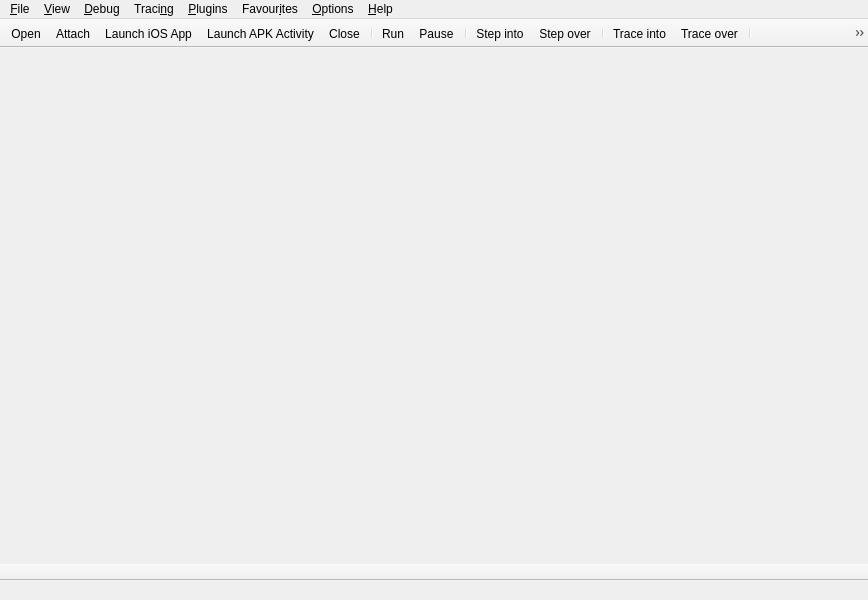
<?xml version="1.0" encoding="UTF-8"?>
<ui version="4.0">
 <class>MainWindow</class>
 <widget class="QMainWindow" name="MainWindow">
  <property name="geometry">
   <rect>
    <x>0</x>
    <y>0</y>
    <width>868</width>
    <height>600</height>
   </rect>
  </property>
  <property name="contextMenuPolicy">
   <enum>Qt::NoContextMenu</enum>
  </property>
  <property name="windowTitle">
   <string>x64dbg</string>
  </property>
  <widget class="QWidget" name="centralWidget"/>
  <widget class="QMenuBar" name="menuBar">
   <property name="geometry">
    <rect>
     <x>0</x>
     <y>0</y>
     <width>868</width>
     <height>22</height>
    </rect>
   </property>
   <widget class="QMenu" name="menuFile">
    <property name="title">
     <string>&amp;File</string>
    </property>
    <widget class="QMenu" name="menuRecentFiles">
     <property name="title">
      <string>&amp;Recent Files</string>
     </property>
     <property name="icon">
      <iconset resource="../../resource.qrc">
       <normaloff>:/icons/images/recentfiles.png</normaloff>:/icons/images/recentfiles.png</iconset>
     </property>
     <addaction name="separator"/>
    </widget>
    <addaction name="actionOpen"/>
    <addaction name="actionLaunch_iOS_App"/>
    <addaction name="actionLaunch_APK_Activity"/>
    <addaction name="menuRecentFiles"/>
    <addaction name="actionAttach"/>
    <addaction name="actionDetach"/>
    <addaction name="separator"/>
    <addaction name="actionPython_script"/>
    <addaction name="actionADCpp_script"/>
    <addaction name="actionADCpp_module"/>
    <addaction name="separator"/>
    <addaction name="actionCompile_adcpp"/>
    <addaction name="separator"/>
    <addaction name="actionExit"/>
   </widget>
   <widget class="QMenu" name="menuView">
    <property name="title">
     <string>&amp;View</string>
    </property>
    <addaction name="actionCpu"/>
    <addaction name="actionLog"/>
    <addaction name="actionNotes"/>
    <addaction name="actionBreakpoints"/>
    <addaction name="actionCallStack"/>
    <addaction name="actionModules"/>
    <addaction name="actionThreads"/>
    <addaction name="actionTrace"/>
    <addaction name="actionComments"/>
    <addaction name="actionLabels"/>
    <addaction name="actionBookmarks"/>
    <addaction name="actionPatches_2"/>
    <addaction name="actionFunctions"/>
    <addaction name="actionCommand"/>
    <addaction name="separator"/>
    <addaction name="actionPreviousTab"/>
    <addaction name="actionNextTab"/>
    <addaction name="actionPreviousView"/>
    <addaction name="actionNextView"/>
    <addaction name="actionHideTab"/>
   </widget>
   <widget class="QMenu" name="menuDebug">
    <property name="title">
     <string>&amp;Debug</string>
    </property>
    <addaction name="actionRun"/>
    <addaction name="actionRunSelection"/>
    <addaction name="actionPause"/>
    <addaction name="actionClose"/>
    <addaction name="separator"/>
    <addaction name="actionStepInto"/>
    <addaction name="actionStepOver"/>
    <addaction name="separator"/>
    <addaction name="actionExecute_till_bbend"/>
    <addaction name="actionRtr"/>
    <addaction name="separator"/>
   </widget>
   <widget class="QMenu" name="menuHelp">
    <property name="title">
     <string>&amp;Help</string>
    </property>
    <addaction name="actionCalculator"/>
    <addaction name="actionCheckUpdates"/>
    <addaction name="actionBlog"/>
    <addaction name="actionReportBug"/>
    <addaction name="separator"/>
    <addaction name="actionFaq"/>
    <addaction name="actionAbout"/>
   </widget>
   <widget class="QMenu" name="menuPlugins">
    <property name="enabled">
     <bool>true</bool>
    </property>
    <property name="title">
     <string>&amp;Plugins</string>
    </property>
    <addaction name="actionADPManager"/>
    <addaction name="separator"/>
   </widget>
   <widget class="QMenu" name="menuOptions">
    <property name="title">
     <string>&amp;Options</string>
    </property>
    <widget class="QMenu" name="menuTheme">
     <property name="title">
      <string>&amp;Theme</string>
     </property>
     <addaction name="actionDefaultTheme"/>
    </widget>
    <addaction name="actionSettings"/>
    <addaction name="actionAppearance"/>
    <addaction name="actionShortcuts"/>
    <addaction name="actionCustomizeMenus"/>
    <addaction name="actionTopmost"/>
    <addaction name="actionReloadStylesheet"/>
    <addaction name="actionImportSettings"/>
    <addaction name="menuTheme"/>
   </widget>
   <widget class="QMenu" name="menuFavourites">
    <property name="title">
     <string>Favour&amp;ites</string>
    </property>
   </widget>
   <widget class="QMenu" name="menu_Trace">
    <property name="enabled">
     <bool>true</bool>
    </property>
    <property name="title">
     <string>Traci&amp;ng</string>
    </property>
    <addaction name="actionAnimateInto"/>
    <addaction name="actionAnimateOver"/>
    <addaction name="separator"/>
    <addaction name="actionTicnd"/>
    <addaction name="actionTocnd"/>
   </widget>
   <addaction name="menuFile"/>
   <addaction name="menuView"/>
   <addaction name="menuDebug"/>
   <addaction name="menu_Trace"/>
   <addaction name="menuPlugins"/>
   <addaction name="menuFavourites"/>
   <addaction name="menuOptions"/>
   <addaction name="menuHelp"/>
  </widget>
  <widget class="QToolBar" name="mainToolBar">
   <property name="windowTitle">
    <string>Toolbar</string>
   </property>
   <property name="movable">
    <bool>false</bool>
   </property>
   <property name="iconSize">
    <size>
     <width>16</width>
     <height>16</height>
    </size>
   </property>
   <attribute name="toolBarArea">
    <enum>TopToolBarArea</enum>
   </attribute>
   <attribute name="toolBarBreak">
    <bool>false</bool>
   </attribute>
   <addaction name="actionOpen"/>
   <addaction name="actionAttach"/>
   <addaction name="actionLaunch_iOS_App"/>
   <addaction name="actionLaunch_APK_Activity"/>
   <addaction name="actionClose"/>
   <addaction name="separator"/>
   <addaction name="actionRun"/>
   <addaction name="actionPause"/>
   <addaction name="separator"/>
   <addaction name="actionStepInto"/>
   <addaction name="actionStepOver"/>
   <addaction name="separator"/>
   <addaction name="actionTicnd"/>
   <addaction name="actionTocnd"/>
   <addaction name="separator"/>
   <addaction name="actionExecute_till_bbend"/>
   <addaction name="actionRtr"/>
   <addaction name="separator"/>
   <addaction name="actionPatchFile"/>
   <addaction name="actionComments"/>
   <addaction name="actionBookmarks"/>
   <addaction name="actionFunctions"/>
   <addaction name="separator"/>
   <addaction name="actionCalculator"/>
   <addaction name="actionCheckUpdates"/>
  </widget>
  <widget class="QStatusBar" name="statusBar">
   <property name="sizeGripEnabled">
    <bool>false</bool>
   </property>
  </widget>
  <widget class="QToolBar" name="cmdBar">
   <property name="windowTitle">
    <string>CommandBar</string>
   </property>
   <property name="movable">
    <bool>false</bool>
   </property>
   <property name="allowedAreas">
    <set>Qt::BottomToolBarArea</set>
   </property>
   <attribute name="toolBarArea">
    <enum>BottomToolBarArea</enum>
   </attribute>
   <attribute name="toolBarBreak">
    <bool>false</bool>
   </attribute>
  </widget>
  <action name="actionOpen">
   <property name="icon">
    <iconset resource="../../resource.qrc">
     <normaloff>:/icons/images/folder-horizontal-open.png</normaloff>:/icons/images/folder-horizontal-open.png</iconset>
   </property>
   <property name="text">
    <string>&amp;Open</string>
   </property>
  </action>
  <action name="actionExit">
   <property name="icon">
    <iconset resource="../../resource.qrc">
     <normaloff>:/icons/images/control-exit.png</normaloff>:/icons/images/control-exit.png</iconset>
   </property>
   <property name="text">
    <string>E&amp;xit</string>
   </property>
  </action>
  <action name="actionRun">
   <property name="icon">
    <iconset resource="../../resource.qrc">
     <normaloff>:/icons/images/arrow-run.png</normaloff>:/icons/images/arrow-run.png</iconset>
   </property>
   <property name="text">
    <string>&amp;Run</string>
   </property>
  </action>
  <action name="actionPause">
   <property name="icon">
    <iconset resource="../../resource.qrc">
     <normaloff>:/icons/images/control-pause.png</normaloff>:/icons/images/control-pause.png</iconset>
   </property>
   <property name="text">
    <string>&amp;Pause</string>
   </property>
  </action>
  <action name="actionRestart">
   <property name="icon">
    <iconset resource="../../resource.qrc">
     <normaloff>:/icons/images/arrow-restart.png</normaloff>:/icons/images/arrow-restart.png</iconset>
   </property>
   <property name="text">
    <string>Re&amp;start</string>
   </property>
  </action>
  <action name="actionClose">
   <property name="icon">
    <iconset resource="../../resource.qrc">
     <normaloff>:/icons/images/control-stop.png</normaloff>:/icons/images/control-stop.png</iconset>
   </property>
   <property name="text">
    <string>&amp;Close</string>
   </property>
  </action>
  <action name="actionStepInto">
   <property name="icon">
    <iconset resource="../../resource.qrc">
     <normaloff>:/icons/images/arrow-step-into.png</normaloff>:/icons/images/arrow-step-into.png</iconset>
   </property>
   <property name="text">
    <string>Step &amp;into</string>
   </property>
  </action>
  <action name="actionStepOver">
   <property name="icon">
    <iconset resource="../../resource.qrc">
     <normaloff>:/icons/images/arrow-step-over.png</normaloff>:/icons/images/arrow-step-over.png</iconset>
   </property>
   <property name="text">
    <string>Step &amp;over</string>
   </property>
  </action>
  <action name="actionCommand">
   <property name="icon">
    <iconset resource="../../resource.qrc">
     <normaloff>:/icons/images/terminal-command.png</normaloff>:/icons/images/terminal-command.png</iconset>
   </property>
   <property name="text">
    <string>Co&amp;mmand</string>
   </property>
  </action>
  <action name="actionRtr">
   <property name="icon">
    <iconset resource="../../resource.qrc">
     <normaloff>:/icons/images/arrow-step-rtr.png</normaloff>:/icons/images/arrow-step-rtr.png</iconset>
   </property>
   <property name="text">
    <string>E&amp;xecute till return</string>
   </property>
  </action>
  <action name="actionMemoryMap">
   <property name="icon">
    <iconset resource="../../resource.qrc">
     <normaloff>:/icons/images/memory-map.png</normaloff>:/icons/images/memory-map.png</iconset>
   </property>
   <property name="text">
    <string>&amp;Memory Map</string>
   </property>
  </action>
  <action name="actionLog">
   <property name="icon">
    <iconset resource="../../resource.qrc">
     <normaloff>:/icons/images/log.png</normaloff>:/icons/images/log.png</iconset>
   </property>
   <property name="text">
    <string>&amp;Log Window</string>
   </property>
  </action>
  <action name="actionAbout">
   <property name="icon">
    <iconset resource="../../resource.qrc">
     <normaloff>:/icons/images/information.png</normaloff>:/icons/images/information.png</iconset>
   </property>
   <property name="text">
    <string>&amp;About</string>
   </property>
  </action>
  <action name="actionScylla">
   <property name="icon">
    <iconset resource="../../resource.qrc">
     <normaloff>:/icons/images/scylla.png</normaloff>:/icons/images/scylla.png</iconset>
   </property>
   <property name="text">
    <string>Scylla</string>
   </property>
  </action>
  <action name="actionBreakpoints">
   <property name="icon">
    <iconset resource="../../resource.qrc">
     <normaloff>:/icons/images/breakpoint.png</normaloff>:/icons/images/breakpoint.png</iconset>
   </property>
   <property name="text">
    <string>&amp;Breakpoints</string>
   </property>
  </action>
  <action name="actioneStepInto">
   <property name="icon">
    <iconset resource="../../resource.qrc">
     <normaloff>:/icons/images/arrow-step-into.png</normaloff>:/icons/images/arrow-step-into.png</iconset>
   </property>
   <property name="text">
    <string>Step into (pass exceptions)</string>
   </property>
  </action>
  <action name="actioneStepOver">
   <property name="icon">
    <iconset resource="../../resource.qrc">
     <normaloff>:/icons/images/arrow-step-over.png</normaloff>:/icons/images/arrow-step-over.png</iconset>
   </property>
   <property name="text">
    <string>Step over (pass exceptions)</string>
   </property>
  </action>
  <action name="actioneRun">
   <property name="icon">
    <iconset resource="../../resource.qrc">
     <normaloff>:/icons/images/arrow-run.png</normaloff>:/icons/images/arrow-run.png</iconset>
   </property>
   <property name="text">
    <string>Run (pass exceptions)</string>
   </property>
  </action>
  <action name="actioneRtr">
   <property name="icon">
    <iconset resource="../../resource.qrc">
     <normaloff>:/icons/images/arrow-step-rtr.png</normaloff>:/icons/images/arrow-step-rtr.png</iconset>
   </property>
   <property name="text">
    <string>Execute till return (pass exceptions)</string>
   </property>
  </action>
  <action name="actionScript">
   <property name="icon">
    <iconset resource="../../resource.qrc">
     <normaloff>:/icons/images/script-code.png</normaloff>:/icons/images/script-code.png</iconset>
   </property>
   <property name="text">
    <string>&amp;Script</string>
   </property>
   <property name="toolTip">
    <string>Script</string>
   </property>
  </action>
  <action name="actionRunSelection">
   <property name="icon">
    <iconset resource="../../resource.qrc">
     <normaloff>:/icons/images/arrow-run-cursor.png</normaloff>:/icons/images/arrow-run-cursor.png</iconset>
   </property>
   <property name="text">
    <string>Run &amp;until selection</string>
   </property>
   <property name="toolTip">
    <string>Run until selection</string>
   </property>
  </action>
  <action name="actionCpu">
   <property name="icon">
    <iconset resource="../../resource.qrc">
     <normaloff>:/icons/images/processor-cpu.png</normaloff>:/icons/images/processor-cpu.png</iconset>
   </property>
   <property name="text">
    <string>&amp;CPU</string>
   </property>
   <property name="toolTip">
    <string>CPU</string>
   </property>
  </action>
  <action name="actionSymbolInfo">
   <property name="icon">
    <iconset resource="../../resource.qrc">
     <normaloff>:/icons/images/pdb.png</normaloff>:/icons/images/pdb.png</iconset>
   </property>
   <property name="text">
    <string>Symbol &amp;Info</string>
   </property>
   <property name="toolTip">
    <string>Symbol Info</string>
   </property>
  </action>
  <action name="actionReferences">
   <property name="icon">
    <iconset resource="../../resource.qrc">
     <normaloff>:/icons/images/search.png</normaloff>:/icons/images/search.png</iconset>
   </property>
   <property name="text">
    <string>&amp;References</string>
   </property>
   <property name="toolTip">
    <string>References</string>
   </property>
  </action>
  <action name="actionThreads">
   <property name="icon">
    <iconset resource="../../resource.qrc">
     <normaloff>:/icons/images/arrow-threads.png</normaloff>:/icons/images/arrow-threads.png</iconset>
   </property>
   <property name="text">
    <string>&amp;Threads</string>
   </property>
   <property name="toolTip">
    <string>Threads</string>
   </property>
  </action>
  <action name="actionSettings">
   <property name="icon">
    <iconset resource="../../resource.qrc">
     <normaloff>:/icons/images/settings.png</normaloff>:/icons/images/settings.png</iconset>
   </property>
   <property name="text">
    <string>&amp;Preferences</string>
   </property>
   <property name="toolTip">
    <string>Settings</string>
   </property>
  </action>
  <action name="actionStrings">
   <property name="icon">
    <iconset resource="../../resource.qrc">
     <normaloff>:/icons/images/strings.png</normaloff>:/icons/images/strings.png</iconset>
   </property>
   <property name="text">
    <string>&amp;Find Strings</string>
   </property>
   <property name="toolTip">
    <string>Find Strings</string>
   </property>
  </action>
  <action name="actionAppearance">
   <property name="icon">
    <iconset resource="../../resource.qrc">
     <normaloff>:/icons/images/color-swatches.png</normaloff>:/icons/images/color-swatches.png</iconset>
   </property>
   <property name="text">
    <string>&amp;Appearance</string>
   </property>
  </action>
  <action name="actionCalls">
   <property name="icon">
    <iconset resource="../../resource.qrc">
     <normaloff>:/icons/images/call.png</normaloff>:/icons/images/call.png</iconset>
   </property>
   <property name="text">
    <string>Find Intermodular Calls</string>
   </property>
   <property name="toolTip">
    <string>Find Intermodular Calls</string>
   </property>
  </action>
  <action name="actionPatchFile">
   <property name="icon">
    <iconset resource="../../resource.qrc">
     <normaloff>:/icons/images/patch.png</normaloff>:/icons/images/patch.png</iconset>
   </property>
   <property name="text">
    <string>Patch file...</string>
   </property>
   <property name="toolTip">
    <string>Patches</string>
   </property>
  </action>
  <action name="actionComments">
   <property name="icon">
    <iconset resource="../../resource.qrc">
     <normaloff>:/icons/images/comments.png</normaloff>:/icons/images/comments.png</iconset>
   </property>
   <property name="text">
    <string>Comments</string>
   </property>
  </action>
  <action name="actionLabels">
   <property name="icon">
    <iconset resource="../../resource.qrc">
     <normaloff>:/icons/images/labels.png</normaloff>:/icons/images/labels.png</iconset>
   </property>
   <property name="text">
    <string>Labels</string>
   </property>
  </action>
  <action name="actionBookmarks">
   <property name="icon">
    <iconset resource="../../resource.qrc">
     <normaloff>:/icons/images/bookmarks.png</normaloff>:/icons/images/bookmarks.png</iconset>
   </property>
   <property name="text">
    <string>Bookmarks</string>
   </property>
  </action>
  <action name="actionFunctions">
   <property name="icon">
    <iconset resource="../../resource.qrc">
     <normaloff>:/icons/images/functions.png</normaloff>:/icons/images/functions.png</iconset>
   </property>
   <property name="text">
    <string>Functions</string>
   </property>
  </action>
  <action name="actionCheckUpdates">
   <property name="icon">
    <iconset resource="../../resource.qrc">
     <normaloff>:/icons/images/update.png</normaloff>:/icons/images/update.png</iconset>
   </property>
   <property name="text">
    <string>Check for &amp;Updates</string>
   </property>
  </action>
  <action name="actionCallStack">
   <property name="icon">
    <iconset resource="../../resource.qrc">
     <normaloff>:/icons/images/callstack.png</normaloff>:/icons/images/callstack.png</iconset>
   </property>
   <property name="text">
    <string>Call Stack</string>
   </property>
   <property name="toolTip">
    <string>Call Stack</string>
   </property>
  </action>
  <action name="actionShortcuts">
   <property name="icon">
    <iconset resource="../../resource.qrc">
     <normaloff>:/icons/images/shortcut.png</normaloff>:/icons/images/shortcut.png</iconset>
   </property>
   <property name="text">
    <string>Shortcuts</string>
   </property>
  </action>
  <action name="actionDonate">
   <property name="icon">
    <iconset resource="../../resource.qrc">
     <normaloff>:/icons/images/donate.png</normaloff>:/icons/images/donate.png</iconset>
   </property>
   <property name="text">
    <string>&amp;Donate</string>
   </property>
   <property name="toolTip">
    <string>Donate</string>
   </property>
  </action>
  <action name="actionCalculator">
   <property name="icon">
    <iconset resource="../../resource.qrc">
     <normaloff>:/icons/images/calculator.png</normaloff>:/icons/images/calculator.png</iconset>
   </property>
   <property name="text">
    <string>Calculator</string>
   </property>
  </action>
  <action name="actionAttach">
   <property name="icon">
    <iconset resource="../../resource.qrc">
     <normaloff>:/icons/images/attach.png</normaloff>:/icons/images/attach.png</iconset>
   </property>
   <property name="text">
    <string>Attach</string>
   </property>
   <property name="toolTip">
    <string>Attach</string>
   </property>
  </action>
  <action name="actionDetach">
   <property name="icon">
    <iconset resource="../../resource.qrc">
     <normaloff>:/icons/images/detach.png</normaloff>:/icons/images/detach.png</iconset>
   </property>
   <property name="text">
    <string>Detach</string>
   </property>
   <property name="toolTip">
    <string>Detach</string>
   </property>
  </action>
  <action name="actionChangeCommandLine">
   <property name="icon">
    <iconset resource="../../resource.qrc">
     <normaloff>:/icons/images/changeargs.png</normaloff>:/icons/images/changeargs.png</iconset>
   </property>
   <property name="text">
    <string>Change Command &amp;Line</string>
   </property>
  </action>
  <action name="actionSkipNextInstruction">
   <property name="icon">
    <iconset resource="../../resource.qrc">
     <normaloff>:/icons/images/arrow-skip.png</normaloff>:/icons/images/arrow-skip.png</iconset>
   </property>
   <property name="text">
    <string>Skip next instruction</string>
   </property>
   <property name="toolTip">
    <string>Skip next instruction</string>
   </property>
  </action>
  <action name="actionTopmost">
   <property name="checkable">
    <bool>true</bool>
   </property>
   <property name="icon">
    <iconset resource="../../resource.qrc">
     <normaloff>:/icons/images/topmost.png</normaloff>:/icons/images/topmost.png</iconset>
   </property>
   <property name="text">
    <string>Topmost</string>
   </property>
   <property name="toolTip">
    <string>Topmost Window</string>
   </property>
  </action>
  <action name="actionReportBug">
   <property name="icon">
    <iconset resource="../../resource.qrc">
     <normaloff>:/icons/images/bug-report.png</normaloff>:/icons/images/bug-report.png</iconset>
   </property>
   <property name="text">
    <string>&amp;Report Bug</string>
   </property>
   <property name="toolTip">
    <string>Report Bug</string>
   </property>
  </action>
  <action name="actionSource">
   <property name="icon">
    <iconset resource="../../resource.qrc">
     <normaloff>:/icons/images/source.png</normaloff>:/icons/images/source.png</iconset>
   </property>
   <property name="text">
    <string>&amp;Source</string>
   </property>
   <property name="toolTip">
    <string>Source</string>
   </property>
  </action>
  <action name="actionManual">
   <property name="icon">
    <iconset resource="../../resource.qrc">
     <normaloff>:/icons/images/win-help.png</normaloff>:/icons/images/win-help.png</iconset>
   </property>
   <property name="text">
    <string>&amp;Manual</string>
   </property>
  </action>
  <action name="actionFaq">
   <property name="icon">
    <iconset resource="../../resource.qrc">
     <normaloff>:/icons/images/faq.png</normaloff>:/icons/images/faq.png</iconset>
   </property>
   <property name="text">
    <string>&amp;FAQ</string>
   </property>
   <property name="toolTip">
    <string>FAQ</string>
   </property>
  </action>
  <action name="actionSEHChain">
   <property name="icon">
    <iconset resource="../../resource.qrc">
     <normaloff>:/icons/images/seh-chain.png</normaloff>:/icons/images/seh-chain.png</iconset>
   </property>
   <property name="text">
    <string>SEH Chain</string>
   </property>
  </action>
  <action name="actionHideDebugger">
   <property name="icon">
    <iconset resource="../../resource.qrc">
     <normaloff>:/icons/images/hide-debugger.png</normaloff>:/icons/images/hide-debugger.png</iconset>
   </property>
   <property name="text">
    <string>Hide debugger (PEB)</string>
   </property>
   <property name="toolTip">
    <string>Hide debugger (PEB)</string>
   </property>
  </action>
  <action name="actionReloadStylesheet">
   <property name="icon">
    <iconset resource="../../resource.qrc">
     <normaloff>:/icons/images/css.png</normaloff>:/icons/images/css.png</iconset>
   </property>
   <property name="text">
    <string>Reload style.css</string>
   </property>
   <property name="toolTip">
    <string>Reload style.css</string>
   </property>
  </action>
  <action name="actionNotes">
   <property name="icon">
    <iconset resource="../../resource.qrc">
     <normaloff>:/icons/images/notes.png</normaloff>:/icons/images/notes.png</iconset>
   </property>
   <property name="text">
    <string>Notes</string>
   </property>
  </action>
  <action name="actionHandles">
   <property name="icon">
    <iconset resource="../../resource.qrc">
     <normaloff>:/icons/images/handles.png</normaloff>:/icons/images/handles.png</iconset>
   </property>
   <property name="text">
    <string>Handles</string>
   </property>
  </action>
  <action name="actionTocnd">
   <property name="enabled">
    <bool>true</bool>
   </property>
   <property name="icon">
    <iconset resource="../../resource.qrc">
     <normaloff>:/icons/images/traceover.png</normaloff>:/icons/images/traceover.png</iconset>
   </property>
   <property name="text">
    <string>Trace over...</string>
   </property>
   <property name="toolTip">
    <string>Trace over...</string>
   </property>
  </action>
  <action name="actionTicnd">
   <property name="enabled">
    <bool>true</bool>
   </property>
   <property name="icon">
    <iconset resource="../../resource.qrc">
     <normaloff>:/icons/images/traceinto.png</normaloff>:/icons/images/traceinto.png</iconset>
   </property>
   <property name="text">
    <string>Trace into...</string>
   </property>
   <property name="toolTip">
    <string>Trace into...</string>
   </property>
  </action>
  <action name="actionTRBit">
   <property name="icon">
    <iconset resource="../../resource.qrc">
     <normaloff>:/icons/images/bit.png</normaloff>:/icons/images/bit.png</iconset>
   </property>
   <property name="text">
    <string>Bit</string>
   </property>
  </action>
  <action name="actionTRByte">
   <property name="icon">
    <iconset resource="../../resource.qrc">
     <normaloff>:/icons/images/byte.png</normaloff>:/icons/images/byte.png</iconset>
   </property>
   <property name="text">
    <string>Byte</string>
   </property>
  </action>
  <action name="actionTRWord">
   <property name="icon">
    <iconset resource="../../resource.qrc">
     <normaloff>:/icons/images/word.png</normaloff>:/icons/images/word.png</iconset>
   </property>
   <property name="text">
    <string>Word</string>
   </property>
  </action>
  <action name="actionTRTIBT">
   <property name="icon">
    <iconset resource="../../resource.qrc">
     <normaloff>:/icons/images/traceinto.png</normaloff>:/icons/images/traceinto.png</iconset>
   </property>
   <property name="text">
    <string>Trace into beyond trace record</string>
   </property>
  </action>
  <action name="actionTRTOBT">
   <property name="icon">
    <iconset resource="../../resource.qrc">
     <normaloff>:/icons/images/traceover.png</normaloff>:/icons/images/traceover.png</iconset>
   </property>
   <property name="text">
    <string>Trace over beyond trace record</string>
   </property>
  </action>
  <action name="actionTRTIIT">
   <property name="icon">
    <iconset resource="../../resource.qrc">
     <normaloff>:/icons/images/arrow-step-into.png</normaloff>:/icons/images/arrow-step-into.png</iconset>
   </property>
   <property name="text">
    <string>Trace into into trace record</string>
   </property>
  </action>
  <action name="actionTRTOIT">
   <property name="icon">
    <iconset resource="../../resource.qrc">
     <normaloff>:/icons/images/arrow-step-over.png</normaloff>:/icons/images/arrow-step-over.png</iconset>
   </property>
   <property name="text">
    <string>Trace over into trace record</string>
   </property>
  </action>
  <action name="actionTRNone">
   <property name="icon">
    <iconset resource="../../resource.qrc">
     <normaloff>:/icons/images/close-all-tabs.png</normaloff>:/icons/images/close-all-tabs.png</iconset>
   </property>
   <property name="text">
    <string>None</string>
   </property>
  </action>
  <action name="actionRtu">
   <property name="icon">
    <iconset resource="../../resource.qrc">
     <normaloff>:/icons/images/runtouser.png</normaloff>:/icons/images/runtouser.png</iconset>
   </property>
   <property name="text">
    <string>Run to &amp;user code</string>
   </property>
  </action>
  <action name="actionRunExpression">
   <property name="icon">
    <iconset resource="../../resource.qrc">
     <normaloff>:/icons/images/arrow-run-cursor.png</normaloff>:/icons/images/arrow-run-cursor.png</iconset>
   </property>
   <property name="text">
    <string>Run until e&amp;xpression</string>
   </property>
  </action>
  <action name="actionInstrUndo">
   <property name="icon">
    <iconset resource="../../resource.qrc">
     <normaloff>:/icons/images/undo.png</normaloff>:/icons/images/undo.png</iconset>
   </property>
   <property name="text">
    <string>Undo last instruction</string>
   </property>
  </action>
  <action name="actionCrashDump">
   <property name="icon">
    <iconset resource="../../resource.qrc">
     <normaloff>:/icons/images/crash_dump.png</normaloff>:/icons/images/crash_dump.png</iconset>
   </property>
   <property name="text">
    <string>Generate crash dump</string>
   </property>
  </action>
  <action name="actionManageFavourite">
   <property name="icon">
    <iconset resource="../../resource.qrc">
     <normaloff>:/icons/images/star.png</normaloff>:/icons/images/star.png</iconset>
   </property>
   <property name="text">
    <string>&amp;Manage Favourite Tools...</string>
   </property>
  </action>
  <action name="actionStepOverSource">
   <property name="icon">
    <iconset resource="../../resource.qrc">
     <normaloff>:/icons/images/arrow-step-over.png</normaloff>:/icons/images/arrow-step-over.png</iconset>
   </property>
   <property name="text">
    <string>Step over (source)</string>
   </property>
  </action>
  <action name="actionStepIntoSource">
   <property name="icon">
    <iconset resource="../../resource.qrc">
     <normaloff>:/icons/images/arrow-step-into.png</normaloff>:/icons/images/arrow-step-into.png</iconset>
   </property>
   <property name="text">
    <string>Step into (source)</string>
   </property>
  </action>
  <action name="actionGraph">
   <property name="icon">
    <iconset resource="../../resource.qrc">
     <normaloff>:/icons/images/graph.png</normaloff>:/icons/images/graph.png</iconset>
   </property>
   <property name="text">
    <string>&amp;Graph</string>
   </property>
  </action>
  <action name="actionseStepInto">
   <property name="icon">
    <iconset resource="../../resource.qrc">
     <normaloff>:/icons/images/arrow-step-into.png</normaloff>:/icons/images/arrow-step-into.png</iconset>
   </property>
   <property name="text">
    <string>Step into (swallow exception)</string>
   </property>
  </action>
  <action name="actionseStepOver">
   <property name="icon">
    <iconset resource="../../resource.qrc">
     <normaloff>:/icons/images/arrow-step-over.png</normaloff>:/icons/images/arrow-step-over.png</iconset>
   </property>
   <property name="text">
    <string>Step over (swallow exception)</string>
   </property>
  </action>
  <action name="actionseRun">
   <property name="icon">
    <iconset resource="../../resource.qrc">
     <normaloff>:/icons/images/arrow-run.png</normaloff>:/icons/images/arrow-run.png</iconset>
   </property>
   <property name="text">
    <string>Run (swallow exception)</string>
   </property>
  </action>
  <action name="actionBlog">
   <property name="icon">
    <iconset resource="../../resource.qrc">
     <normaloff>:/icons/images/hex.png</normaloff>:/icons/images/hex.png</iconset>
   </property>
   <property name="text">
    <string>Blog</string>
   </property>
  </action>
  <action name="actionAnimateInto">
   <property name="enabled">
    <bool>true</bool>
   </property>
   <property name="icon">
    <iconset resource="../../resource.qrc">
     <normaloff>:/icons/images/animateinto.png</normaloff>:/icons/images/animateinto.png</iconset>
   </property>
   <property name="text">
    <string>Animate into</string>
   </property>
  </action>
  <action name="actionAnimateOver">
   <property name="icon">
    <iconset resource="../../resource.qrc">
     <normaloff>:/icons/images/animateover.png</normaloff>:/icons/images/animateover.png</iconset>
   </property>
   <property name="text">
    <string>Animate over</string>
   </property>
  </action>
  <action name="actionAnimateCommand">
   <property name="icon">
    <iconset resource="../../resource.qrc">
     <normaloff>:/icons/images/animatecommand.png</normaloff>:/icons/images/animatecommand.png</iconset>
   </property>
   <property name="text">
    <string>Animate command...</string>
   </property>
  </action>
  <action name="actionSetInitializationScript">
   <property name="icon">
    <iconset resource="../../resource.qrc">
     <normaloff>:/icons/images/initscript.png</normaloff>:/icons/images/initscript.png</iconset>
   </property>
   <property name="text">
    <string>System breakpoint scripts</string>
   </property>
  </action>
  <action name="actionImportSettings">
   <property name="icon">
    <iconset resource="../../resource.qrc">
     <normaloff>:/icons/images/importsettings.png</normaloff>:/icons/images/importsettings.png</iconset>
   </property>
   <property name="text">
    <string>Import settings...</string>
   </property>
  </action>
  <action name="actionCustomizeMenus">
   <property name="icon">
    <iconset resource="../../resource.qrc">
     <normaloff>:/icons/images/analysis.png</normaloff>:/icons/images/analysis.png</iconset>
   </property>
   <property name="text">
    <string>Customize menus</string>
   </property>
  </action>
  <action name="actionImportdatabase">
   <property name="icon">
    <iconset resource="../../resource.qrc">
     <normaloff>:/icons/images/database-import.png</normaloff>:/icons/images/database-import.png</iconset>
   </property>
   <property name="text">
    <string>&amp;Import database</string>
   </property>
  </action>
  <action name="actionExportdatabase">
   <property name="icon">
    <iconset resource="../../resource.qrc">
     <normaloff>:/icons/images/database-export.png</normaloff>:/icons/images/database-export.png</iconset>
   </property>
   <property name="text">
    <string>&amp;Export database</string>
   </property>
  </action>
  <action name="actionPreviousTab">
   <property name="icon">
    <iconset resource="../../resource.qrc">
     <normaloff>:/icons/images/previous.png</normaloff>:/icons/images/previous.png</iconset>
   </property>
   <property name="text">
    <string>Previous Tab</string>
   </property>
  </action>
  <action name="actionNextTab">
   <property name="icon">
    <iconset resource="../../resource.qrc">
     <normaloff>:/icons/images/next.png</normaloff>:/icons/images/next.png</iconset>
   </property>
   <property name="text">
    <string>Next Tab</string>
   </property>
  </action>
  <action name="actionPreviousView">
   <property name="icon">
    <iconset resource="../../resource.qrc">
     <normaloff>:/icons/images/previous.png</normaloff>:/icons/images/previous.png</iconset>
   </property>
   <property name="text">
    <string>Previous View</string>
   </property>
  </action>
  <action name="actionNextView">
   <property name="icon">
    <iconset resource="../../resource.qrc">
     <normaloff>:/icons/images/next.png</normaloff>:/icons/images/next.png</iconset>
   </property>
   <property name="text">
    <string>Next View</string>
   </property>
  </action>
  <action name="actionHideTab">
   <property name="icon">
    <iconset resource="../../resource.qrc">
     <normaloff>:/icons/images/hidetab.png</normaloff>:/icons/images/hidetab.png</iconset>
   </property>
   <property name="text">
    <string>Hide Tab</string>
   </property>
  </action>
  <action name="actionVariables">
   <property name="icon">
    <iconset resource="../../resource.qrc">
     <normaloff>:/icons/images/variables.png</normaloff>:/icons/images/variables.png</iconset>
   </property>
   <property name="text">
    <string>&amp;Variables</string>
   </property>
  </action>
  <action name="actionRestartAdmin">
   <property name="icon">
    <iconset resource="../../resource.qrc">
     <normaloff>:/icons/images/uac.png</normaloff>:/icons/images/uac.png</iconset>
   </property>
   <property name="text">
    <string>Restart as Admin</string>
   </property>
  </action>
  <action name="actionPlugins">
   <property name="icon">
    <iconset resource="../../resource.qrc">
     <normaloff>:/icons/images/plugin.png</normaloff>:/icons/images/plugin.png</iconset>
   </property>
   <property name="text">
    <string>Plugins</string>
   </property>
  </action>
  <action name="actionTrace">
   <property name="icon">
    <iconset resource="../../resource.qrc">
     <normaloff>:/icons/images/trace.png</normaloff>:/icons/images/trace.png</iconset>
   </property>
   <property name="text">
    <string>Trace</string>
   </property>
  </action>
  <action name="actionModules">
   <property name="icon">
    <iconset resource="../../resource.qrc">
     <normaloff>:/icons/images/lib.png</normaloff>:/icons/images/lib.png</iconset>
   </property>
   <property name="text">
    <string>Modules</string>
   </property>
  </action>
  <action name="action_Theme">
   <property name="text">
    <string>&amp;Theme</string>
   </property>
  </action>
  <action name="actionDefaultTheme">
   <property name="text">
    <string>&amp;Default</string>
   </property>
  </action>
  <action name="actionDisasm_file">
   <property name="icon">
    <iconset resource="../../resource.qrc">
     <normaloff>:/icons/images/processor-cpu.png</normaloff>:/icons/images/processor-cpu.png</iconset>
   </property>
   <property name="text">
    <string>Disasm file...</string>
   </property>
   <property name="toolTip">
    <string>Disassemble a file</string>
   </property>
  </action>
  <action name="actionPatches_2">
   <property name="icon">
    <iconset resource="../../resource.qrc">
     <normaloff>:/icons/images/patch.png</normaloff>:/icons/images/patch.png</iconset>
   </property>
   <property name="text">
    <string>Patches</string>
   </property>
  </action>
  <action name="actionADPManager">
   <property name="icon">
    <iconset resource="../../resource.qrc">
     <normaloff>:/icons/images/arguments.png</normaloff>:/icons/images/arguments.png</iconset>
   </property>
   <property name="text">
    <string>Manager</string>
   </property>
  </action>
  <action name="actionLaunch_iOS_App">
   <property name="icon">
    <iconset resource="../../resource.qrc">
     <normaloff>:/icons/images/wide.png</normaloff>:/icons/images/wide.png</iconset>
   </property>
   <property name="text">
    <string>Launch iOS App</string>
   </property>
  </action>
  <action name="actionPython_script">
   <property name="icon">
    <iconset resource="../../resource.qrc">
     <normaloff>:/icons/images/load-script.png</normaloff>:/icons/images/load-script.png</iconset>
   </property>
   <property name="text">
    <string>Python script</string>
   </property>
  </action>
  <action name="actionADCpp_script">
   <property name="icon">
    <iconset resource="../../resource.qrc">
     <normaloff>:/icons/images/script-code.png</normaloff>:/icons/images/script-code.png</iconset>
   </property>
   <property name="text">
    <string>ADCpp script</string>
   </property>
  </action>
  <action name="actionExecute_till_bbend">
   <property name="icon">
    <iconset resource="../../resource.qrc">
     <normaloff>:/icons/images/topmost.png</normaloff>:/icons/images/topmost.png</iconset>
   </property>
   <property name="text">
    <string>Execute till bbend</string>
   </property>
   <property name="toolTip">
    <string>Execute till basicblock end</string>
   </property>
  </action>
  <action name="actionLaunch_APK_Activity">
   <property name="icon">
    <iconset resource="../../resource.qrc">
     <normaloff>:/icons/images/christmas3.png</normaloff>:/icons/images/christmas3.png</iconset>
   </property>
   <property name="text">
    <string>Launch APK Activity</string>
   </property>
  </action>
  <action name="actionADCpp_module">
   <property name="icon">
    <iconset resource="../../resource.qrc">
     <normaloff>:/icons/images/binary_paste.png</normaloff>:/icons/images/binary_paste.png</iconset>
   </property>
   <property name="text">
    <string>ADCpp module</string>
   </property>
  </action>
  <action name="actionCompile_adcpp">
   <property name="icon">
    <iconset resource="../../resource.qrc">
     <normaloff>:/icons/images/compile.png</normaloff>:/icons/images/compile.png</iconset>
   </property>
   <property name="text">
    <string>Compile adcpp</string>
   </property>
  </action>
 </widget>
 <layoutdefault spacing="6" margin="11"/>
 <resources>
  <include location="../../resource.qrc"/>
 </resources>
 <connections>
  <connection>
   <sender>actionExit</sender>
   <signal>triggered()</signal>
   <receiver>MainWindow</receiver>
   <slot>close()</slot>
   <hints>
    <hint type="sourcelabel">
     <x>-1</x>
     <y>-1</y>
    </hint>
    <hint type="destinationlabel">
     <x>399</x>
     <y>299</y>
    </hint>
   </hints>
  </connection>
 </connections>
</ui>
